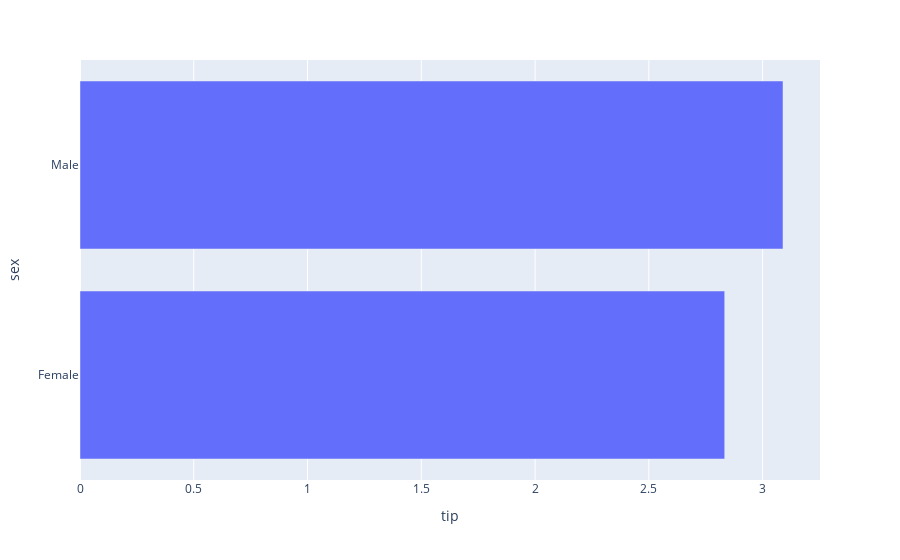

The code cell stored with this chart in its notebook:
### Code cell
px.bar(
    data_frame = tips_by_sex,
    y = 'sex',
    x = 'tip'
)

### Figure 1 — Plotly figure (JSON) as saved in the notebook; plotly's stock layout.template omitted (floating-point values rounded to 4 significant figures)
{"data": [{"hovertemplate": "tip=%{x}<br>sex=%{y}<extra></extra>", "legendgroup": "", "marker": {"color": "#636efa", "pattern": {"shape": ""}}, "name": "", "orientation": "h", "showlegend": false, "textposition": "auto", "type": "bar", "x": [2.833, 3.09], "xaxis": "x", "y": ["Female", "Male"], "yaxis": "y"}], "layout": {"barmode": "relative", "legend": {"tracegroupgap": 0}, "margin": {"t": 60}, "xaxis": {"anchor": "y", "domain": [0, 1], "title": {"text": "tip"}}, "yaxis": {"anchor": "x", "domain": [0, 1], "title": {"text": "sex"}}}}
